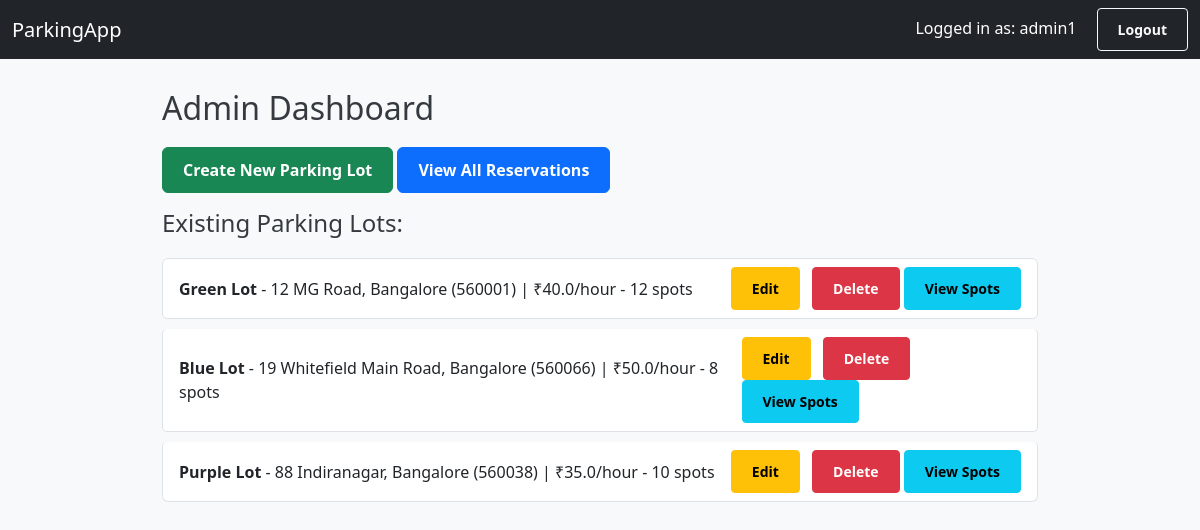
The page /admin (signed in) on the database its author committed.
### models.py (models this page shows)
class User(db.Model, UserMixin):
    id = db.Column(db.Integer, primary_key=True)
    username = db.Column(db.String(80), unique=True)
    password = db.Column(db.String(120))
    role = db.Column(db.String(10))  # 'admin' or 'user'
    reservations = db.relationship('Reservation', backref='user', lazy=True)

class ParkingLot(db.Model):
    id = db.Column(db.Integer, primary_key=True)
    name = db.Column(db.String(100))
    address = db.Column(db.String(200))
    pin = db.Column(db.String(10))
    price = db.Column(db.Float)
    max_spots = db.Column(db.Integer)
    spots = db.relationship('ParkingSpot', backref='lot', lazy=True)

### app.py (the view)
@app.route('/admin')
@login_required
def admin_dashboard():
    if current_user.role != 'admin':
        return redirect(url_for('user_dashboard'))
    lots = ParkingLot.query.all()
    return render_template('admin_dashboard.html', lots=lots)

### app.py (called while the page is built)
@login_manager.user_loader
def load_user(user_id):
    return User.query.get(int(user_id))

### templates/admin_dashboard.html (shortened to what this page needs)
{% extends "layout.html" %}
{% block content %}
  <h2>Admin Dashboard</h2>
  <a href="{{ url_for('create_lot') }}" class="btn btn-success mb-3">Create New Parking Lot</a>
  <a href="{{ url_for('all_reservations') }}" class="btn btn-primary mb-3">View All Reservations</a>
  <h4>Existing Parking Lots:</h4>
  {% if lots %}
    <ul class="list-group">
      {% for lot in lots %}
        <li class="list-group-item d-flex justify-content-between align-items-center">
          <div>
            <strong>{{ lot.name }}</strong> - {{ lot.address }} ({{ lot.pin }}) |
            ₹{{ lot.price }}/hour - {{ lot.max_spots }} spots
          </div>
          <div>
            <a href="{{ url_for('edit_lot', lot_id=lot.id) }}" class="btn btn-warning btn-sm me-2">Edit</a>
            <a href="{{ url_for('delete_lot', lot_id=lot.id) }}" class="btn btn-danger btn-sm"
               onclick="return confirm('Are you sure you want to delete this parking lot?');">Delete</a>
            <a href="{{ url_for('view_spots', lot_id=lot.id) }}" class="btn btn-info btn-sm">View Spots</a>
          </div>
        </li>
      {% endfor %}
    </ul>
  {% else %}
    <p class="text-muted">No parking lots available.</p>
  {% endif %}
{% endblock %}

### templates/layout.html (shortened to what this page needs)
<!DOCTYPE html>
<html lang="en">
<head>
    <link href="https://cdn.jsdelivr.net/npm/bootstrap@5.3.0/dist/css/bootstrap.min.css" rel="stylesheet">
    <link rel="stylesheet" href="{{ url_for('static', filename='style.css') }}">
</head>
<body>
    <nav class="navbar navbar-expand-lg navbar-dark bg-dark mb-4">
        <div class="container-fluid">
            <a class="navbar-brand" href="{{ url_for('home') }}">ParkingApp</a>
            <div>
                {% if current_user.is_authenticated %}
                    <span class="text-white me-3">Logged in as: {{ current_user.username }}</span>
                    <a href="{{ url_for('logout') }}" class="btn btn-outline-light btn-sm">Logout</a>
                {% else %}
                    <a href="{{ url_for('login') }}" class="btn btn-outline-light btn-sm">Login</a>
                    <a href="{{ url_for('register') }}" class="btn btn-outline-light btn-sm ms-2">Register</a>
                {% endif %}
            </div>
        </div>
    </nav>
    <div class="container">
        {% block content %}{% endblock %}
    </div>
</body>
</html>

### static/style.css (style rules this page uses)
body { background-color: #f8f9fa; font-family: 'Segoe UI', Tahoma, Geneva, Verdana, sans-serif; margin: 0; padding: 0; }
.container { margin-top: 30px; max-width: 900px; }
h1, h2, h4 { color: #343a40; margin-bottom: 20px; }
.btn { padding: 10px 20px; font-weight: bold; }
.navbar { margin-bottom: 0; }
ul.list-group { margin-top: 20px; }
.list-group-item { background-color: #fff; border: 1px solid #dee2e6; border-radius: 5px; margin-bottom: 10px; }

### rows shown on the page
User: username "admin1"
ParkingLot: name "Green Lot", address "12 MG Road, Bangalore", pin "560001", price "40.0", max_spots "12"
ParkingLot: name "Blue Lot", address "19 Whitefield Main Road, Bangalore", pin "560066", price "50.0", max_spots "8"
ParkingLot: name "Purple Lot", address "88 Indiranagar, Bangalore", pin "560038", price "35.0", max_spots "10"
